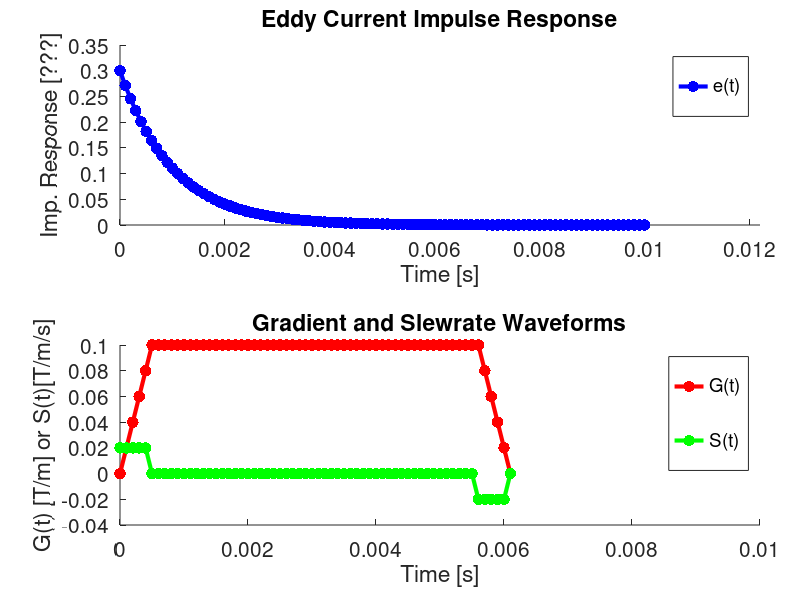
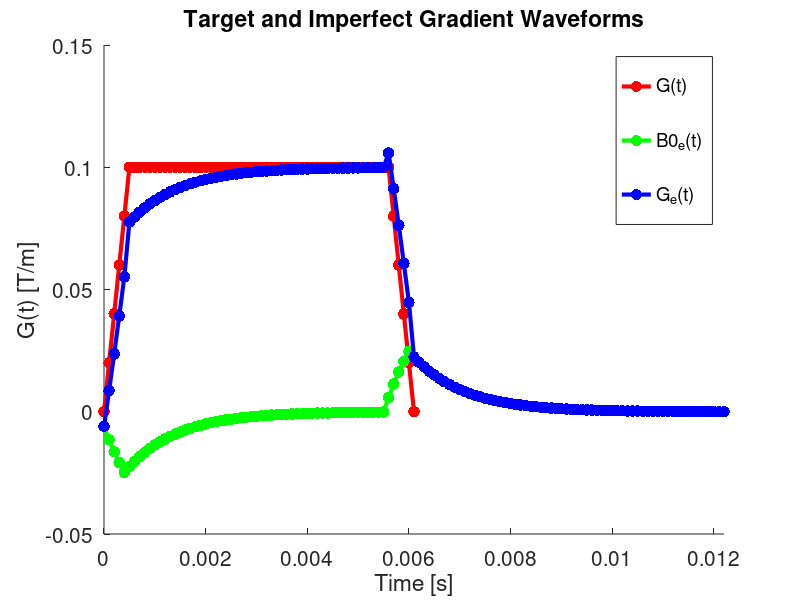
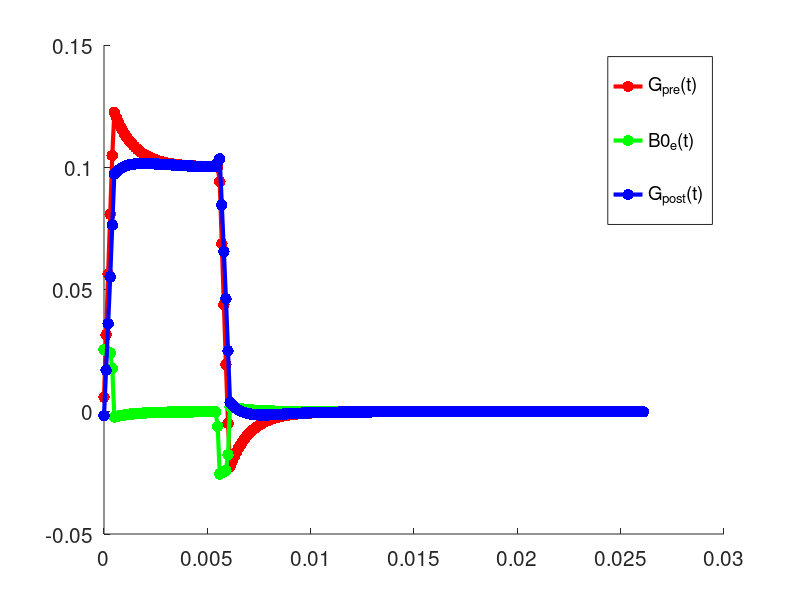

Write MATLAB code to recreate these figures, in order.
%% This script demonstrates the convolution of a single time-constant eddy 
%  current impulse response function with a trapezoidal gradient waveform.
%
% DBE@STANFORD.EDU (April 2020) for Rad229
%
% Define the gradient and slewrate waveform
dt=100e-6;     % Time-step        [s]
G_max=100e-3;  % Gradient maximum [T/m]
S_max=200;     % Slewrate maximum [T/m/s]
dG=S_max*dt;   % Maximum gradient increment per time step

G_rise=0:dG:G_max;
G_flat=G_max*ones(1,50);
G_fall=G_max:-dG:0;

% Monopolar Gradient
G=[G_rise G_flat G_fall];     % Concatenate the gradient events
t=0:dt:dt*(length(G)-1);      % Time vector [ms]

% % Bipolar Gradient
% G=[G_rise G_flat G_fall -G_rise -G_flat -G_fall];     % Concatenate the gradient events
% t=0:dt:dt*(length(G)-1);      % Time vector [ms]

S=[diff(G) 0];                % Slewrate calculation

%% Define the eddy current response
tau(1)=1.0e-3;           % Eddy current time constant [s]
alpha(1)=0.3;            % Eddy current amplitude
tt=0:dt:10*(max(tau));   % Time vector [ms]

% tau(2)=5.0e-3;           % Eddy current time constant [s]
% alpha(2)=0.3;            % Eddy current amplitude

e=zeros(1,length(tt));
for i=1:length(tau)
  e=e+alpha(1)*exp(-tt/tau(1));
end

%% Define the resultant B0 eddy current field
B0_e=conv(-S,e);               % Zeroth order eddy current
t_e=0:dt:dt*(length(B0_e)-1);  % Time vector [ms]

%% Define the eddy current gradient vector [B0_e + G]
G_e=B0_e+[G zeros(1,length(B0_e)-length(G))];

%% Show the results
set(groot,'defaultLineLineWidth',3,'defaultLineMarkerSize',25,'defaultAxesFontSize',15);
f=figure; axis off; hold on;

ax1=axes('position',[0.15 0.625 0.80 0.30]); hold on;
  title('Eddy Current Impulse Response')
  xlabel('Time [s]'); ylabel('Imp. Response [???]');
  plot(tt,e,'b.-'); legend('e(t)'); xlim([0 2*max(t)]);
  
ax1=axes('position',[0.15 0.125 0.80 0.30]); hold on;
  title('Gradient and Slewrate Waveforms')  
  xlabel('Time [s]'); ylabel('G(t) [T/m] or S(t)[T/m/s]');
  plot(t,G,'r.-'); plot(t,S,'g.-'); legend('G(t)','S(t)'); xlim([0 max([max(t) max(tt)])]);

f=figure; hold on;
  title('Target and Imperfect Gradient Waveforms')  
  xlabel('Time [s]'); ylabel('G(t) [T/m]');
  plot(t,G,'r.-'); plot(t_e,B0_e,'g.-'); plot(t_e,G_e,'b.-');
  legend('G(t)','B0_e(t)','G_e(t)'); xlim([0 2*max(t)]);

%% What if you use B0_e to pre-emphasize the gradient waveform?
G_pre=-B0_e+[G zeros(1,length(B0_e)-length(G))];  % Add the *opposite* of B0_e
S_pre=[diff(G_pre) 0];                            % Slewrate calculation
B0_pre=conv(-S_pre,e);                            % Zeroth order eddy current
G_post=B0_pre+[G_pre zeros(1,length(B0_pre)-length(G_pre))];
t_post=0:dt:dt*(length(G_post)-1);  % Time vector [ms]

f=figure; hold on; %set(gca,'FontSize',18)

r1=plot(t_e,G_pre,'r.-');
r2=plot(t_e,S_pre,'g.-');
r3=plot(t_post,G_post,'b.-');
legend('G_{pre}(t)','B0_e(t)','G_{post}(t)');


